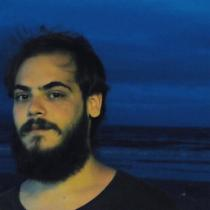
#> input picture assets/igrovac.jpg, 210 x 210 px
$ jupyter execute opencv1Anac.ipynb
#> lines starting #> are read from the running program, lines starting #| are printed output that depends on the picture
[cell 1]
import cv2
#Carregar a imagem
img_igro = cv2.imread('assets/igrovac.jpg', 0)
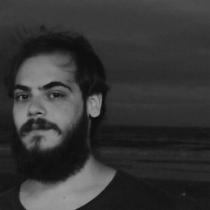
#> img_igro: shape (210, 210); min 2, max 160, mean 53.8
#Parametros:
#1° Image Path
#2° Tags  ==  Colorido = -1 / Preto e Branco = 0 / Sem mudar = 1

img_igro = cv2.resize(img_igro,(0,0), fx=2, fy=2)#parametros: 1° img   2° tamanho    ou    usar fx e fy (multiplica a quantidade atual de pixel por x)
#> img_igro: shape (420, 420)
img_igro_ = cv2.rotate(img_igro, cv2.ROTATE_180) #se quiser mais opção ve na documentação  / até rimou
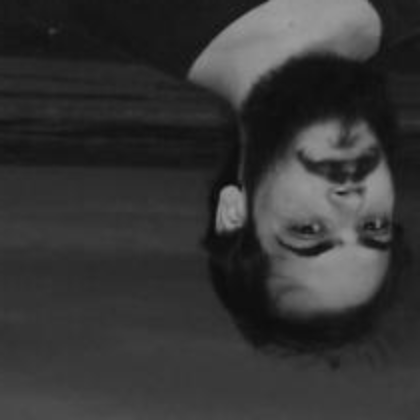
#> img_igro_: shape (420, 420); min 7, max 159, mean 53.8


cv2.imshow('Imagem', img_igro)#Parametros: 1° WinLabel  2° Image
cv2.waitKey(0)#Essa linha espera que qualquer tecla seja apertada por uma quantidade de tempo colocada no parametro para continuar rodando o código
cv2.destroyAllWindows()#Essa linha é auto explicativa kakkakka

$ run again, with assets/soccer_practice.jpg copied over assets/igrovac.jpg
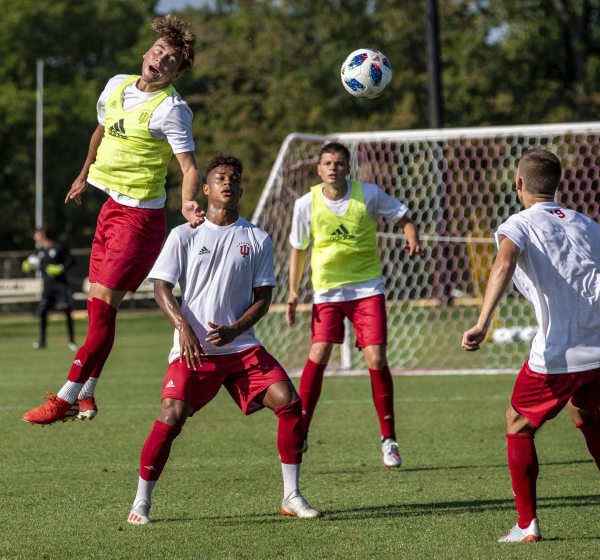
#> input picture assets/soccer_practice.jpg, 1200 x 1119 px (shown at 1/2 size)
#> `img_igro = cv2.imread('assets/igrovac.jpg', 0)`:
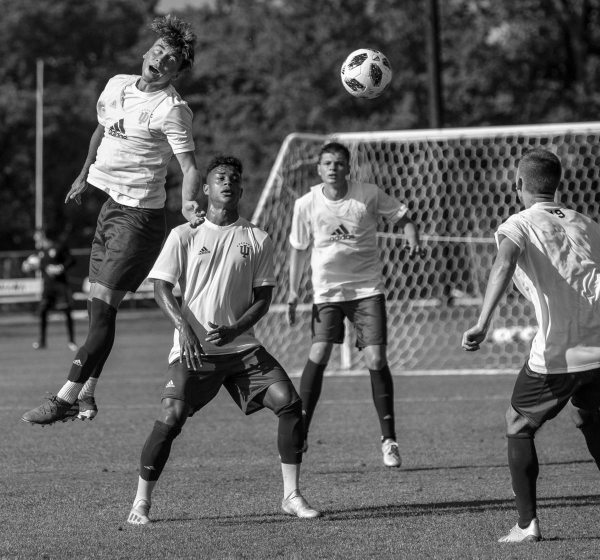
#> img_igro: shape (1119, 1200) (shown at 1/2 size); min 0, max 255, mean 95.1
#> `img_igro_ = cv2.rotate(img_igro, cv2.ROTATE_180)`:
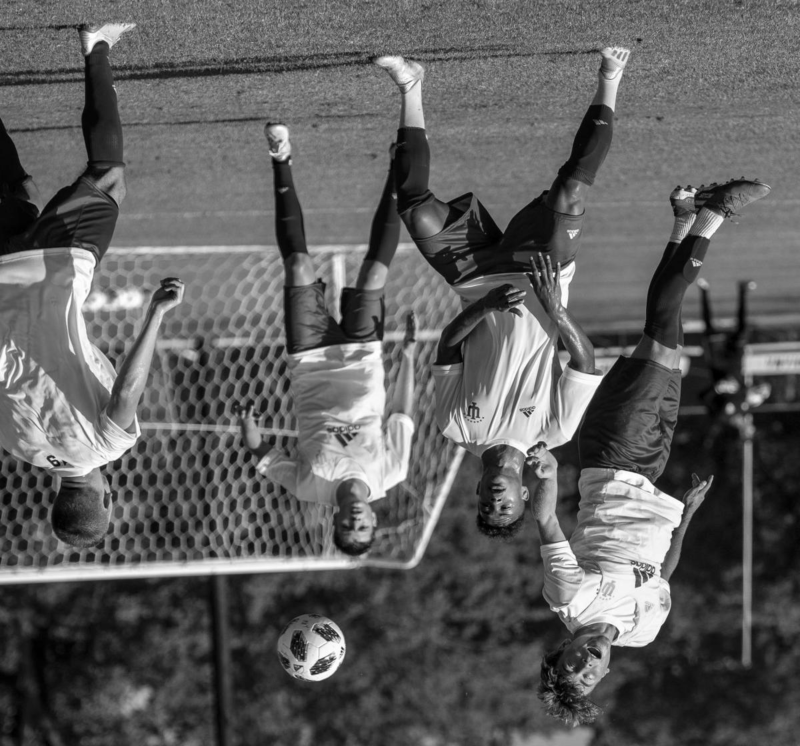
#> img_igro_: shape (2238, 2400) (shown at 1/3 size); min 0, max 255, mean 95
